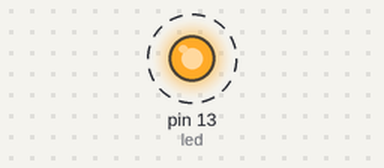
Bench run of a sketch on a simulated Arduino Uno, built for the host (arithmetic inside an expression is 32-bit, double 64-bit). Parts: output pins drawn as LEDs (lit = HIGH). Dashed ring = blinking. WiFi joins after 1.5 s; servers stay silent unless stated; what the sketch prints to the serial monitor is not drawn.

Above: at 0.5 s.
Timing chart, 0 to 4.6 s (numbered marks = the images above):
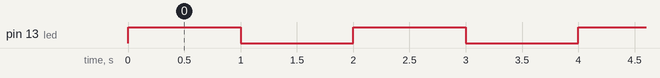

Measured:
- by itself, pin 13 (led): alternates HIGH for 1.0 s and LOW for 1.0 s

The sketch:

Networking2.ino
```cpp
#include <SPI.h>
#include <Ethernet.h>
// Netwoking ver 2. Nguyen Hoang Hai.
// network configuration. dns server, gateway and subnet are optional.

byte mac[] = { 0x98, 0x4F, 0xEE, 0x00, 0x6D, 0x16 }; // Galileo MAC address
//the IP address for the Galileo: (will be used if there’s no DHCP server on your network)
IPAddress ip(192, 168, 0, 115);
boolean Networking;

// the dns server ip
IPAddress dnServer(192, 168, 0, 1);
// the router's gateway address:
IPAddress gateway(192, 168, 0, 1);
// the subnet:
IPAddress subnet(255, 255, 255, 0);

//the IP address is dependent on your network
int led = 13;

void setup() {
  Serial.begin(9600);

  // initialize the ethernet device
  Ethernet.begin(mac, ip, dnServer, gateway, subnet);
  //print out the IP address
  Serial.print("IP = ");
  Serial.println(Ethernet.localIP());
  pinMode(led, OUTPUT); // setting led for
}

void loop() {
  // blink so that you know your board is work
  digitalWrite(led, HIGH);   // turn the LED on (HIGH is the voltage level)
  delay(1000);               // wait for a second
  digitalWrite(led, LOW);    // turn the LED off by making the voltage LOW
  delay(1000);
  // end of blink
  Serial.print("IP = ");
  Serial.println(Ethernet.localIP()); // tell the local IP
}
```
